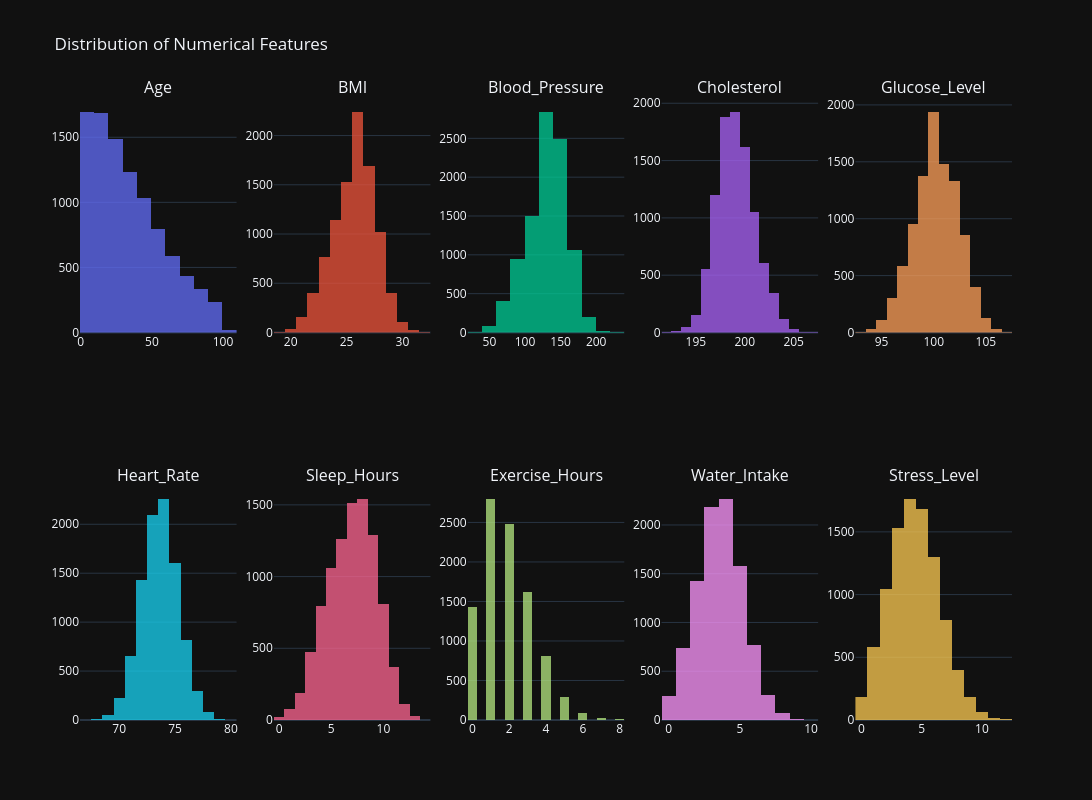

Notebook code cell kept with this figure:
### Code cell
import plotly.express as px
from plotly.subplots import make_subplots
import plotly.graph_objects as go

numerical_columns = [
    'Age',
    'BMI',
    'Blood_Pressure',
    'Cholesterol',
    'Glucose_Level',
    'Heart_Rate',
    'Sleep_Hours',
    'Exercise_Hours',
    'Water_Intake',
    'Stress_Level'
]

# Create subplot figure
fig = make_subplots(
    rows=2,
    cols=5,
    subplot_titles=numerical_columns
)

# Add histogram for each feature
for idx, column in enumerate(numerical_columns):

    row = idx // 5 + 1
    col = idx % 5 + 1

    fig.add_trace(
        go.Histogram(
            x=df[column],
            nbinsx=20,
            name=column,
            opacity=0.75
        ),
        row=row,
        col=col
    )

# Update layout
fig.update_layout(
    title='Distribution of Numerical Features',
    height=800,
    width=1800,
    showlegend=False,
    template='plotly_dark'
)

# Show plot
fig.show()

### Figure 1 — Plotly figure (JSON) as saved in the notebook; plotly's stock layout.template omitted (floating-point values rounded to 4 significant figures; data arrays with more than 128 entries replaced by an {"elided": "..."} marker saying what was removed)
{"data": [{"name": "Age", "nbinsx": 20, "opacity": 0.75, "type": "histogram", "x": {"elided": "9549 float values"}, "xaxis": "x", "yaxis": "y"}, {"name": "BMI", "nbinsx": 20, "opacity": 0.75, "type": "histogram", "x": {"elided": "9549 float values"}, "xaxis": "x2", "yaxis": "y2"}, {"name": "Blood_Pressure", "nbinsx": 20, "opacity": 0.75, "type": "histogram", "x": {"elided": "9549 float values"}, "xaxis": "x3", "yaxis": "y3"}, {"name": "Cholesterol", "nbinsx": 20, "opacity": 0.75, "type": "histogram", "x": {"elided": "9549 float values"}, "xaxis": "x4", "yaxis": "y4"}, {"name": "Glucose_Level", "nbinsx": 20, "opacity": 0.75, "type": "histogram", "x": {"elided": "9549 float values"}, "xaxis": "x5", "yaxis": "y5"}, {"name": "Heart_Rate", "nbinsx": 20, "opacity": 0.75, "type": "histogram", "x": {"elided": "9549 float values"}, "xaxis": "x6", "yaxis": "y6"}, {"name": "Sleep_Hours", "nbinsx": 20, "opacity": 0.75, "type": "histogram", "x": {"elided": "9549 float values"}, "xaxis": "x7", "yaxis": "y7"}, {"name": "Exercise_Hours", "nbinsx": 20, "opacity": 0.75, "type": "histogram", "x": {"elided": "9549 float values"}, "xaxis": "x8", "yaxis": "y8"}, {"name": "Water_Intake", "nbinsx": 20, "opacity": 0.75, "type": "histogram", "x": {"elided": "9549 float values"}, "xaxis": "x9", "yaxis": "y9"}, {"name": "Stress_Level", "nbinsx": 20, "opacity": 0.75, "type": "histogram", "x": {"elided": "9549 float values"}, "xaxis": "x10", "yaxis": "y10"}], "layout": {"annotations": [{"font": {"size": 16}, "showarrow": false, "text": "Age", "x": 0.084, "xanchor": "center", "xref": "paper", "y": 1, "yanchor": "bottom", "yref": "paper"}, {"font": {"size": 16}, "showarrow": false, "text": "BMI", "x": 0.292, "xanchor": "center", "xref": "paper", "y": 1, "yanchor": "bottom", "yref": "paper"}, {"font": {"size": 16}, "showarrow": false, "text": "Blood_Pressure", "x": 0.5, "xanchor": "center", "xref": "paper", "y": 1, "yanchor": "bottom", "yref": "paper"}, {"font": {"size": 16}, "showarrow": false, "text": "Cholesterol", "x": 0.708, "xanchor": "center", "xref": "paper", "y": 1, "yanchor": "bottom", "yref": "paper"}, {"font": {"size": 16}, "showarrow": false, "text": "Glucose_Level", "x": 0.916, "xanchor": "center", "xref": "paper", "y": 1, "yanchor": "bottom", "yref": "paper"}, {"font": {"size": 16}, "showarrow": false, "text": "Heart_Rate", "x": 0.084, "xanchor": "center", "xref": "paper", "y": 0.375, "yanchor": "bottom", "yref": "paper"}, {"font": {"size": 16}, "showarrow": false, "text": "Sleep_Hours", "x": 0.292, "xanchor": "center", "xref": "paper", "y": 0.375, "yanchor": "bottom", "yref": "paper"}, {"font": {"size": 16}, "showarrow": false, "text": "Exercise_Hours", "x": 0.5, "xanchor": "center", "xref": "paper", "y": 0.375, "yanchor": "bottom", "yref": "paper"}, {"font": {"size": 16}, "showarrow": false, "text": "Water_Intake", "x": 0.708, "xanchor": "center", "xref": "paper", "y": 0.375, "yanchor": "bottom", "yref": "paper"}, {"font": {"size": 16}, "showarrow": false, "text": "Stress_Level", "x": 0.916, "xanchor": "center", "xref": "paper", "y": 0.375, "yanchor": "bottom", "yref": "paper"}], "height": 800, "showlegend": false, "title": {"text": "Distribution of Numerical Features"}, "width": 1800, "xaxis": {"anchor": "y", "domain": [0, 0.168]}, "xaxis10": {"anchor": "y10", "domain": [0.832, 1]}, "xaxis2": {"anchor": "y2", "domain": [0.208, 0.376]}, "xaxis3": {"anchor": "y3", "domain": [0.416, 0.584]}, "xaxis4": {"anchor": "y4", "domain": [0.624, 0.792]}, "xaxis5": {"anchor": "y5", "domain": [0.832, 1]}, "xaxis6": {"anchor": "y6", "domain": [0, 0.168]}, "xaxis7": {"anchor": "y7", "domain": [0.208, 0.376]}, "xaxis8": {"anchor": "y8", "domain": [0.416, 0.584]}, "xaxis9": {"anchor": "y9", "domain": [0.624, 0.792]}, "yaxis": {"anchor": "x", "domain": [0.625, 1]}, "yaxis10": {"anchor": "x10", "domain": [0, 0.375]}, "yaxis2": {"anchor": "x2", "domain": [0.625, 1]}, "yaxis3": {"anchor": "x3", "domain": [0.625, 1]}, "yaxis4": {"anchor": "x4", "domain": [0.625, 1]}, "yaxis5": {"anchor": "x5", "domain": [0.625, 1]}, "yaxis6": {"anchor": "x6", "domain": [0, 0.375]}, "yaxis7": {"anchor": "x7", "domain": [0, 0.375]}, "yaxis8": {"anchor": "x8", "domain": [0, 0.375]}, "yaxis9": {"anchor": "x9", "domain": [0, 0.375]}}}
